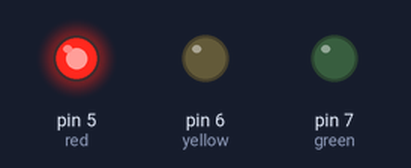
Simulated run of this sketch. Board: Arduino Uno, built with avr-gcc and run on an emulated ATmega328P. On the bench: output pins drawn as LEDs (lit = HIGH). At 9.5 s the program stops and its outputs stay as they are.

Above: at 0.1 s.
At 4.6 s:
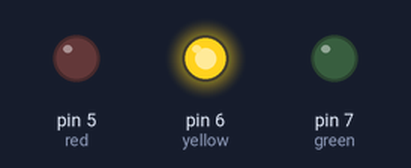
At 7.1 s:
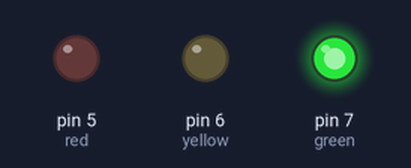
Timing chart, 0 to 8.6 s (numbered marks = the images above):
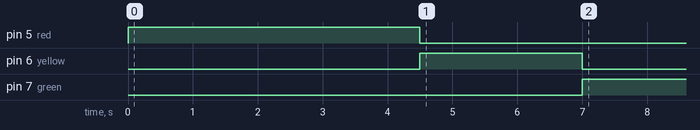

The sketch:

trafficreal.ino
```cpp
const int red=5;
const int yellow=6;
const int green=7;
int i;

void setup() {
  pinMode(red,OUTPUT);
  pinMode(yellow,OUTPUT);
  pinMode(green,OUTPUT);

}

void loop() {

  for(i=0;i<3;i++){
     digitalWrite(red,HIGH);
  digitalWrite(yellow,LOW);
  digitalWrite(green,LOW);
  delay(1000);
  digitalWrite(red,HIGH);
  delay(500);
  }

 digitalWrite(red,LOW);
  digitalWrite(yellow,HIGH);
  digitalWrite(green,LOW);
  delay(1000);
   for(i=0;i<3;i++){
  digitalWrite(yellow,HIGH);
  delay(500)    ;
  }
 digitalWrite(red,LOW);
  digitalWrite(yellow,LOW);
  digitalWrite(green,HIGH);
  delay(1000);
 for(i=0;i<3;i++){
  digitalWrite(green,HIGH);
  delay(500);
  }while(true);
}
```

Measured:
- by itself, pin 5 (red): LOW → HIGH at 0.00 s, → LOW 4.5 s later
- by itself, pin 6 (yellow): LOW → HIGH at 4.5 s, → LOW 2.5 s later
- by itself, pin 7 (green): LOW → HIGH at 7.0 s
